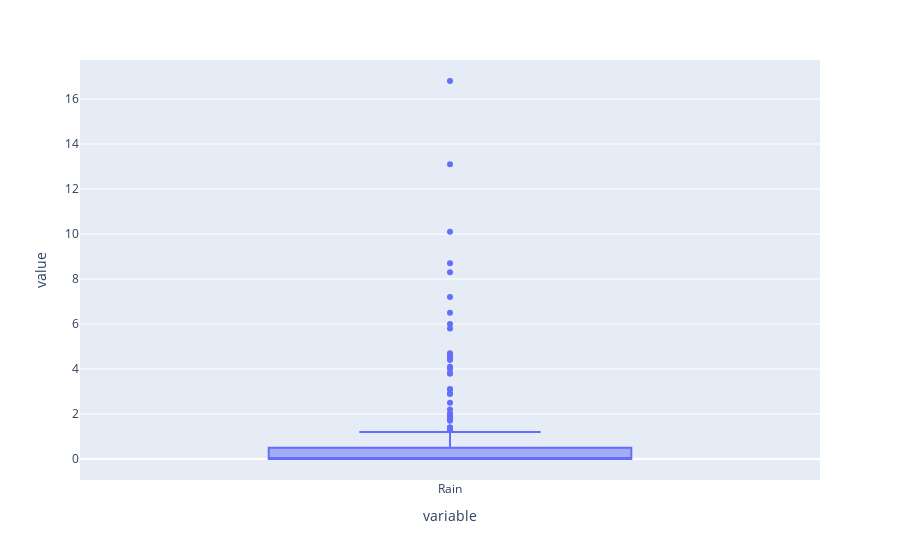

Notebook code cell kept with this figure:
### Code cell
px.box(df["Rain"])

### Figure 1 — Plotly figure (JSON) as saved in the notebook; plotly's stock layout.template omitted (floating-point values rounded to 4 significant figures; data arrays with more than 128 entries replaced by an {"elided": "..."} marker saying what was removed)
{"data": [{"alignmentgroup": "True", "hovertemplate": "variable=%{x}<br>value=%{y}<extra></extra>", "legendgroup": "", "marker": {"color": "#636efa"}, "name": "", "notched": false, "offsetgroup": "", "orientation": "v", "showlegend": false, "type": "box", "x": {"elided": "243 str values"}, "x0": " ", "xaxis": "x", "y": {"elided": "243 float values"}, "y0": " ", "yaxis": "y"}], "layout": {"boxmode": "group", "legend": {"tracegroupgap": 0}, "margin": {"t": 60}, "xaxis": {"anchor": "y", "domain": [0, 1], "title": {"text": "variable"}}, "yaxis": {"anchor": "x", "domain": [0, 1], "title": {"text": "value"}}}}
